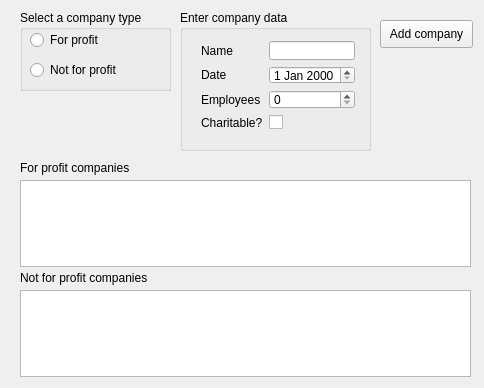
<?xml version="1.0" encoding="UTF-8"?>
<ui version="4.0">
 <class>MainWindow</class>
 <widget class="QMainWindow" name="MainWindow">
  <property name="geometry">
   <rect>
    <x>0</x>
    <y>0</y>
    <width>484</width>
    <height>388</height>
   </rect>
  </property>
  <property name="windowTitle">
   <string>Company</string>
  </property>
  <widget class="QWidget" name="centralWidget">
   <widget class="QGroupBox" name="groupBox">
    <property name="geometry">
     <rect>
      <x>20</x>
      <y>10</y>
      <width>151</width>
      <height>81</height>
     </rect>
    </property>
    <property name="title">
     <string>Select a company type</string>
    </property>
    <widget class="QRadioButton" name="radioForProfit">
     <property name="geometry">
      <rect>
       <x>10</x>
       <y>20</y>
       <width>95</width>
       <height>20</height>
      </rect>
     </property>
     <property name="text">
      <string>For profit</string>
     </property>
    </widget>
    <widget class="QRadioButton" name="radioNotForProfit">
     <property name="geometry">
      <rect>
       <x>10</x>
       <y>50</y>
       <width>121</width>
       <height>20</height>
      </rect>
     </property>
     <property name="text">
      <string>Not for profit</string>
     </property>
    </widget>
   </widget>
   <widget class="QGroupBox" name="groupBox_2">
    <property name="geometry">
     <rect>
      <x>180</x>
      <y>10</y>
      <width>191</width>
      <height>141</height>
     </rect>
    </property>
    <property name="title">
     <string>Enter company data</string>
    </property>
    <widget class="QWidget" name="formLayoutWidget">
     <property name="geometry">
      <rect>
       <x>10</x>
       <y>20</y>
       <width>176</width>
       <height>111</height>
      </rect>
     </property>
     <layout class="QFormLayout" name="formLayout">
      <property name="fieldGrowthPolicy">
       <enum>QFormLayout::AllNonFixedFieldsGrow</enum>
      </property>
      <item row="0" column="0">
       <widget class="QLabel" name="nameLabel">
        <property name="text">
         <string>Name</string>
        </property>
       </widget>
      </item>
      <item row="0" column="1">
       <widget class="QLineEdit" name="name"/>
      </item>
      <item row="1" column="0">
       <widget class="QLabel" name="dateLabel">
        <property name="text">
         <string>Date</string>
        </property>
       </widget>
      </item>
      <item row="1" column="1">
       <widget class="QDateEdit" name="date"/>
      </item>
      <item row="2" column="0">
       <widget class="QLabel" name="employeesLabel">
        <property name="text">
         <string>Employees</string>
        </property>
       </widget>
      </item>
      <item row="2" column="1">
       <widget class="QSpinBox" name="employees">
        <property name="maximum">
         <number>1000000</number>
        </property>
       </widget>
      </item>
      <item row="3" column="0">
       <widget class="QLabel" name="charitableLabel">
        <property name="text">
         <string>Charitable?</string>
        </property>
       </widget>
      </item>
      <item row="3" column="1">
       <widget class="QCheckBox" name="charitable"/>
      </item>
     </layout>
    </widget>
   </widget>
   <widget class="QPushButton" name="addCompany">
    <property name="geometry">
     <rect>
      <x>380</x>
      <y>20</y>
      <width>93</width>
      <height>28</height>
     </rect>
    </property>
    <property name="text">
     <string>Add company</string>
    </property>
   </widget>
   <widget class="QLabel" name="label">
    <property name="geometry">
     <rect>
      <x>20</x>
      <y>160</y>
      <width>131</width>
      <height>16</height>
     </rect>
    </property>
    <property name="text">
     <string>For profit companies</string>
    </property>
   </widget>
   <widget class="QTextEdit" name="displayForProfit">
    <property name="geometry">
     <rect>
      <x>20</x>
      <y>180</y>
      <width>451</width>
      <height>87</height>
     </rect>
    </property>
   </widget>
   <widget class="QLabel" name="label_2">
    <property name="geometry">
     <rect>
      <x>20</x>
      <y>270</y>
      <width>151</width>
      <height>16</height>
     </rect>
    </property>
    <property name="text">
     <string>Not for profit companies</string>
    </property>
   </widget>
   <widget class="QTextEdit" name="displayNotForProfit">
    <property name="geometry">
     <rect>
      <x>20</x>
      <y>290</y>
      <width>451</width>
      <height>87</height>
     </rect>
    </property>
   </widget>
  </widget>
 </widget>
 <layoutdefault spacing="6" margin="11"/>
 <resources/>
 <connections/>
</ui>
